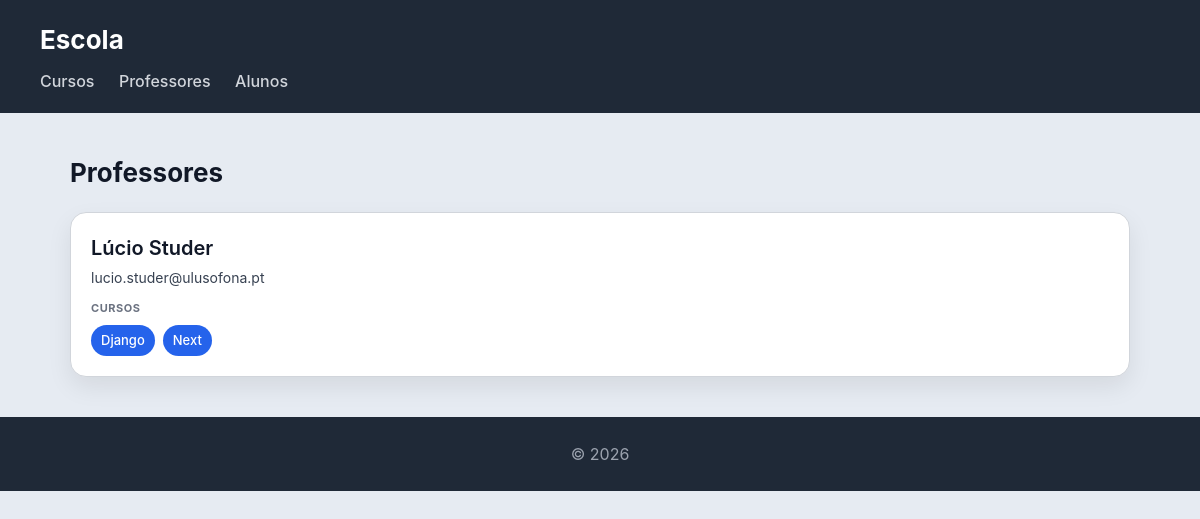
The page /curso/professores/ on the database its author committed.
### curso/models.py (models this page shows, shortened)
class Professor(models.Model):
    nome = models.CharField(max_length=100)
    email = models.EmailField()

class Curso(models.Model):
    nome = models.CharField(max_length=100)
    imagem = models.ImageField(upload_to='cursos/')
    professor = models.ForeignKey(Professor, on_delete=models.CASCADE, related_name='cursos')
    alunos = models.ManyToManyField(Aluno, related_name='cursos')

### curso/views.py (the view)
# urls.py: path('professores/', views.professores_view, name="professores"),
def professores_view(request):
    professores = Professor.objects.prefetch_related('cursos').all()
    return render(request, 'escola/professores.html', {'professores': professores})

### accounts/context_processors.py (called while the page is built)
def user_groups(request):
    is_gestor = False
    is_autor = False
    if request.user.is_authenticated:
        grupos = request.user.groups.values_list('name', flat=True)
        is_gestor = 'gestor-portfolio' in grupos
        is_autor = 'autores' in grupos
    return {
        'is_gestor_portfolio': is_gestor,
        'is_autor': is_autor,
    }

### curso/templates/escola/professores.html
{% extends "escola/base.html" %}
{% block content %}
<h2>Professores</h2>
<section>
    {% for professor in professores %}
    <article>
        <header>
            <h3>{{ professor.nome }}</h3>
            <p>{{ professor.email }}</p>
        </header>
        <section>
            <h4>Cursos</h4>
            <ul>
                {% for curso in professor.cursos.all %}
                    <li>{{ curso.nome }}</li>
                {% empty %}
                    <li>Sem cursos atribuídos</li>
                {% endfor %}
            </ul>
        </section>
    </article>
    {% endfor %}
</section>
{% endblock %}

### curso/static/escola/styles.css (style rules this page uses)
* { box-sizing: border-box; margin: 0; padding: 0; }
body { font-family: "Inter", "Segoe UI", system-ui, -apple-system, sans-serif; background: #e6ebf2; color: #111827; line-height: 1.5; }
h2 { margin-bottom: 20px; font-size: 26px; }
section > article { background: white; padding: 20px; border-radius: 16px; border: 1px solid #d1d5db; box-shadow: 0 10px 25px rgba(0,0,0,0.08); transition: all 0.25s ease; margin-bottom: 20px; }
article > header { margin-bottom: 12px; }
article > header > h3 { font-size: 20px; font-weight: 600; margin-bottom: 4px; }
article > header > p { font-size: 14px; color: #374151; }
article > section { margin-top: 10px; }
article > section > h4 { font-size: 11px; text-transform: uppercase; color: #6b7280; margin-bottom: 8px; letter-spacing: 0.05em; }
article > section > ul { list-style: none; display: flex; flex-wrap: wrap; gap: 8px; }
article > section > ul > li { background: #2563eb; color: white; padding: 6px 10px; border-radius: 999px; font-size: 13px; font-weight: 500; }

### rows shown on the page
Professor: nome "Lúcio Studer", email "lucio.studer@ulusofona.pt"
Curso: nome "Django"
Curso: nome "Next"
